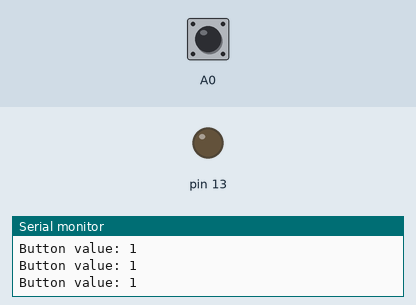
Simulated run of this sketch. Board: Arduino Uno, built with avr-gcc and run on an emulated ATmega328P. On the bench: output pins drawn as LEDs (lit = HIGH), the last lines printed to the serial monitor. Inputs (shaded band) come from the test bench; at power-on: A0 HIGH.

Above: at 1.2 s.
1.3 s: A0 pulled LOW for 0.15 s
At 1.43 s:
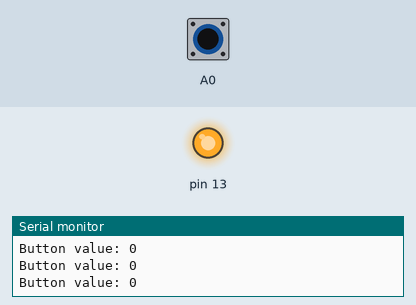
3.0 s: A0 pulled LOW for 3.2 s
At 7.4 s:
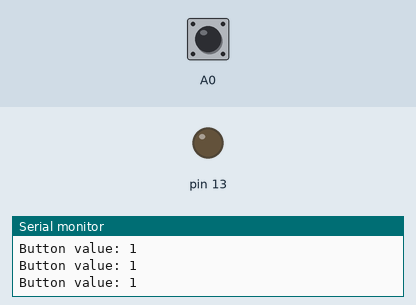
Timing chart, 0 to 8.9 s (numbered marks = the images above; inputs shaded):
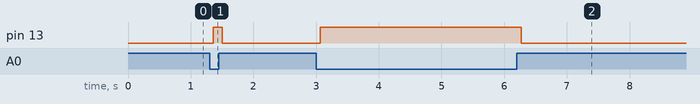

The sketch:

3-SerialMonitor.ino
```cpp
/*
Same code as in the previous example, but this one allows for debugging
via Serial communication port at 9,600 BPS
*/
int button=0;
void setup()
{
  pinMode(A0, INPUT_PULLUP);
  pinMode(13, OUTPUT);
  Serial.begin(9600);
}
void loop()
{
button = digitalRead(A0);
Serial.print("Button value: ");
Serial.println(button);
delay(50);
   if(button==LOW)
   {digitalWrite(13, HIGH);}
   else
   {digitalWrite(13, LOW);}
}
```

Measured:
- after the input at 1.3 s, pin 13: LOW → HIGH after 0.06 s, → LOW 0.15 s later
- after the input at 3.0 s, pin 13: LOW → HIGH after 0.06 s, → LOW 3.2 s later
